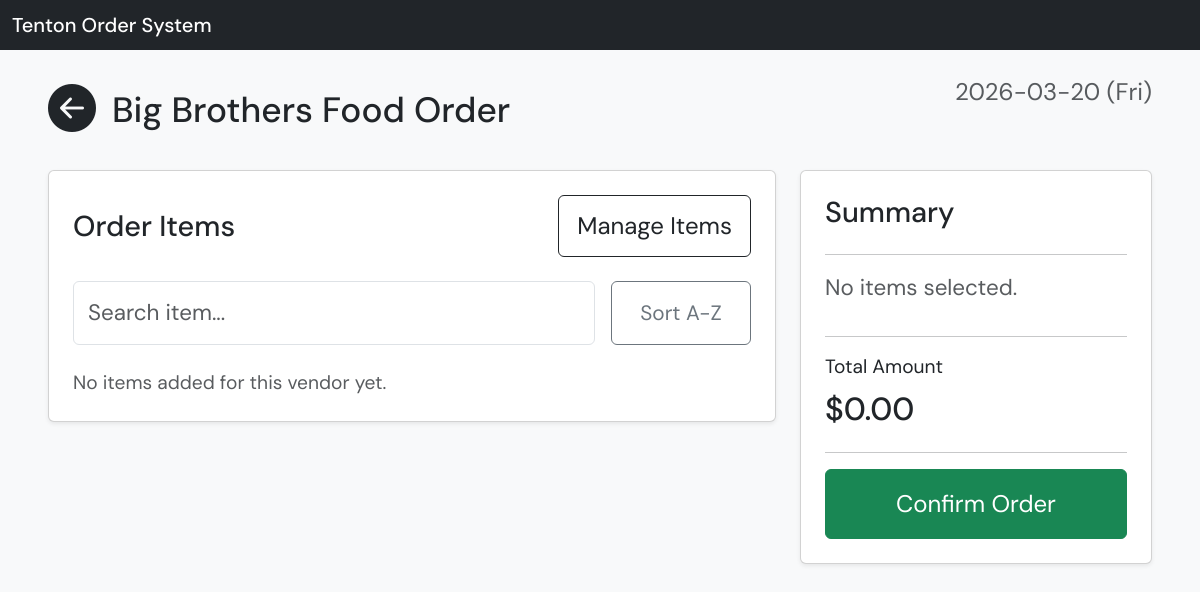
/vendors/1/order, run on an earlier commit of the app's database.
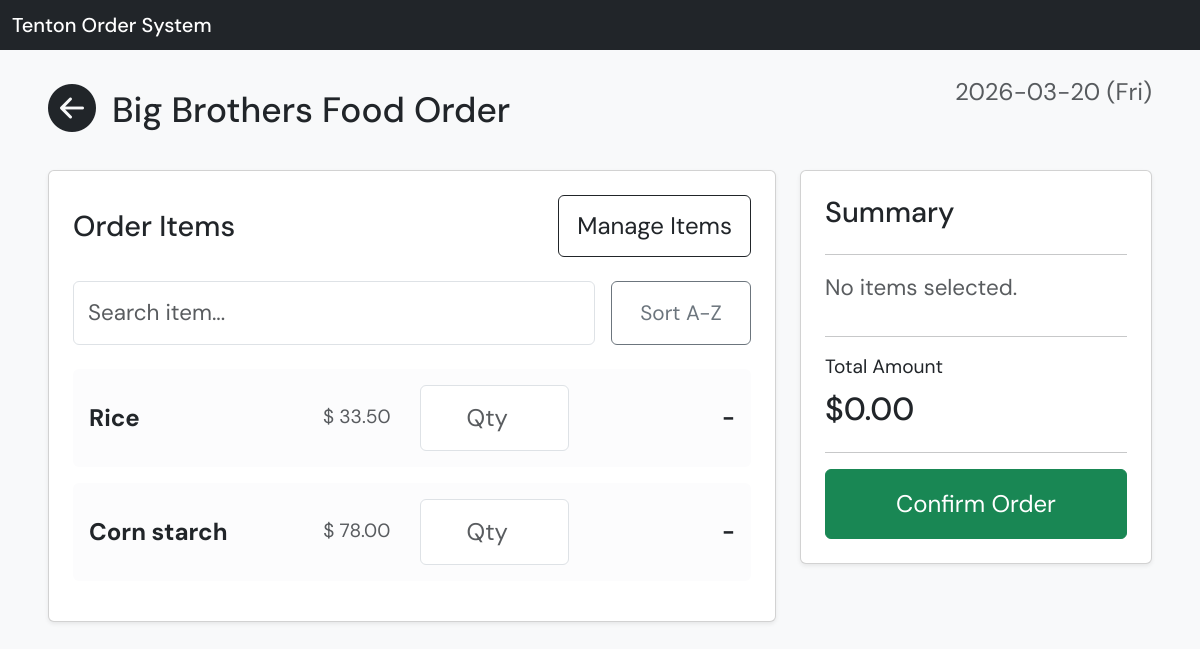
And on a later commit of the database.
### app/models.py (models this page shows)
class Vendor(Base):
    __tablename__ = "vendors"
    id: Mapped[int] = mapped_column(primary_key=True)
    name: Mapped[str] = mapped_column(String, nullable=False)
    phone: Mapped[str] = mapped_column(String, nullable=False)
    available_days: Mapped[str] = mapped_column(String, nullable=True)
    items = relationship("Item", back_populates="vendor", cascade="all, delete-orphan")

class Item(Base):
    __tablename__ = "items"
    id: Mapped[int] = mapped_column(primary_key=True)
    name: Mapped[str] = mapped_column(String, nullable=False)
    unit_price: Mapped[float | None] = mapped_column(Float, nullable=True)
    vendor_id: Mapped[int] = mapped_column(ForeignKey("vendors.id"), nullable=False)
    vendor = relationship("Vendor", back_populates="items")

### app/main.py (the view)
@app.get("/vendors/{vendor_id}/order", response_class=HTMLResponse)
def vendor_order(request: Request, vendor_id: int, db: Session = Depends(get_db)):
    vendor = get_vendor_by_id(db, vendor_id)
    if not vendor:
        return RedirectResponse(url="/vendors", status_code=303)
    items = get_items_by_vendor(db, vendor_id)
    today = datetime.today().strftime("%Y-%m-%d (%a)")
    return templates.TemplateResponse(
        "vendor_order.html",
        {
            "request": request,
            "vendor": vendor,
            "items": items,
            "today": today,
        },
    )

### app/templates/vendor_order.html (shortened to what this page needs)
{% extends "base.html" %}
{% block content %}
<div class="d-flex justify-content-between align-items-start mb-4 flex-wrap gap-3">
  <div class="d-flex align-items-center gap-3">
    <a href="/vendors" class="text-dark">
      <i class="bi bi-arrow-left-circle-fill" style="font-size: 3rem;"></i>
    </a>
    <h2 class="mb-0" style="font-size: 2.2rem;">
      {{ vendor.name }} Order
    </h2>
  </div>
  <div class="text-muted" style="font-size: 1.5rem;">
    {{ today }}
  </div>
</div>
<form method="post" action="/vendors/{{ vendor.id }}/order" id="orderForm">
  <div class="row g-4">
    <div class="col-12 col-lg-8">
      <div class="card p-4 mb-3 shadow-sm">
        <div class="d-flex justify-content-between align-items-center mb-4 flex-wrap gap-3">
          <h5 class="mb-0" style="font-size: 1.8rem;">Order Items</h5>
          <a href="/vendors/{{ vendor.id }}/items" class="btn btn-outline-dark" style="font-size: 1.5rem; padding: 12px 18px;">
            Manage Items
          </a>
        </div>
        <div class="d-flex gap-3 mb-4 flex-wrap">
          <div class="flex-grow-1">
            <input type="text" id="searchInput" class="form-control" placeholder="Search item..." style="font-size: 1.4rem; padding: 14px;">
          </div>
          <button type="button" id="sortBtn" class="btn btn-outline-secondary" style="font-size: 1.3rem; padding: 12px 18px; min-width: 140px;">
            Sort A-Z
          </button>
        </div>
        {% if items %}
        <div id="itemsContainer">
          {% for item in items %}
          <div class="card mb-3 border-0 bg-light-subtle item-row" data-price="{{ item.unit_price or 0 }}" data-name="{{ item.name }}">
            <div class="card-body p-3">
              <div class="row align-items-center g-3">
                <div class="col-12 col-md-4">
                  <div class="fw-bold item-name" style="font-size: 1.5rem;">
                    {{ item.name }}
                  </div>
                </div>
                <div class="col-4 col-md-2">
                  <div class="text-muted text-center" style="font-size: 1.2rem;">
                    {% if item.unit_price is not none %}
                    $
                    {{ '%.2f'|format(item.unit_price) }}
                    {% else %}
                    -
                    {% endif %}
                  </div>
                </div>
                <div class="col-4 col-md-3">
                  <input type="number" name="qty_{{ item.id }}" class="form-control item-qty text-center" placeholder="Qty" min="0" step="1" style="font-size: 1.5rem; padding: 14px;">
                </div>
                <div class="col-4 col-md-3 text-end">
                  <span class="line-total fw-bold" style="font-size: 1.4rem;">-</span>
                </div>
              </div>
            </div>
          </div>
          {% endfor %}
        </div>
        {% else %}
        <p class="text-muted mb-0" style="font-size: 1.2rem;">No items added for this vendor yet.</p>
        {% endif %}
      </div>
    </div>
    <div class="col-12 col-lg-4">
      <div class="card p-4 shadow-sm" style="position: sticky; top: 20px;">
        <h5 style="font-size: 1.8rem;">Summary</h5>
        <hr>
        <div id="orderSummaryList" class="mb-3" style="font-size: 1.4rem;">
        </div>
        <hr>
        <p class="mb-2" style="font-size: 1.2rem;">Total Amount</p>
        <h3 id="grandTotal" style="font-size: 2rem;">$0.00</h3>
        <hr>
        <button type="submit" class="btn btn-success w-100" style="font-size: 1.5rem; padding: 16px;">
          Confirm Order
        </button>
      </div>
    </div>
  </div>
</form>
{% endblock %}

### app/templates/base.html (shortened to what this page needs)
<!DOCTYPE html>
<html lang="en">
<head>
  <link href="https://cdn.jsdelivr.net/npm/bootstrap@5.3.0/dist/css/bootstrap.min.css" rel="stylesheet">
  <link href="https://cdn.jsdelivr.net/npm/bootstrap-icons/font/bootstrap-icons.css" rel="stylesheet">
</head>
<body class="bg-light">
  <nav class="navbar navbar-dark bg-dark mb-4">
    <div class="container-fluid">
      <a href="/vendors" class="navbar-brand mb-0 h1">
        Tenton Order System
      </a>
    </div>
  </nav>
  <div class="container-fluid px-5">
    {% block content %}{% endblock %}
  </div>
</body>
</html>

### app/templates/base.html (style rules this page uses)
body { font-family: 'DM Sans', sans-serif; }

What changed in the data, as far as the page shows it:
added Item: name "Rice", unit_price "33.50"
added Item: name "Corn starch", unit_price "78.00"
Also different on the page:
text no longer shown: "No items added for this vendor yet."
